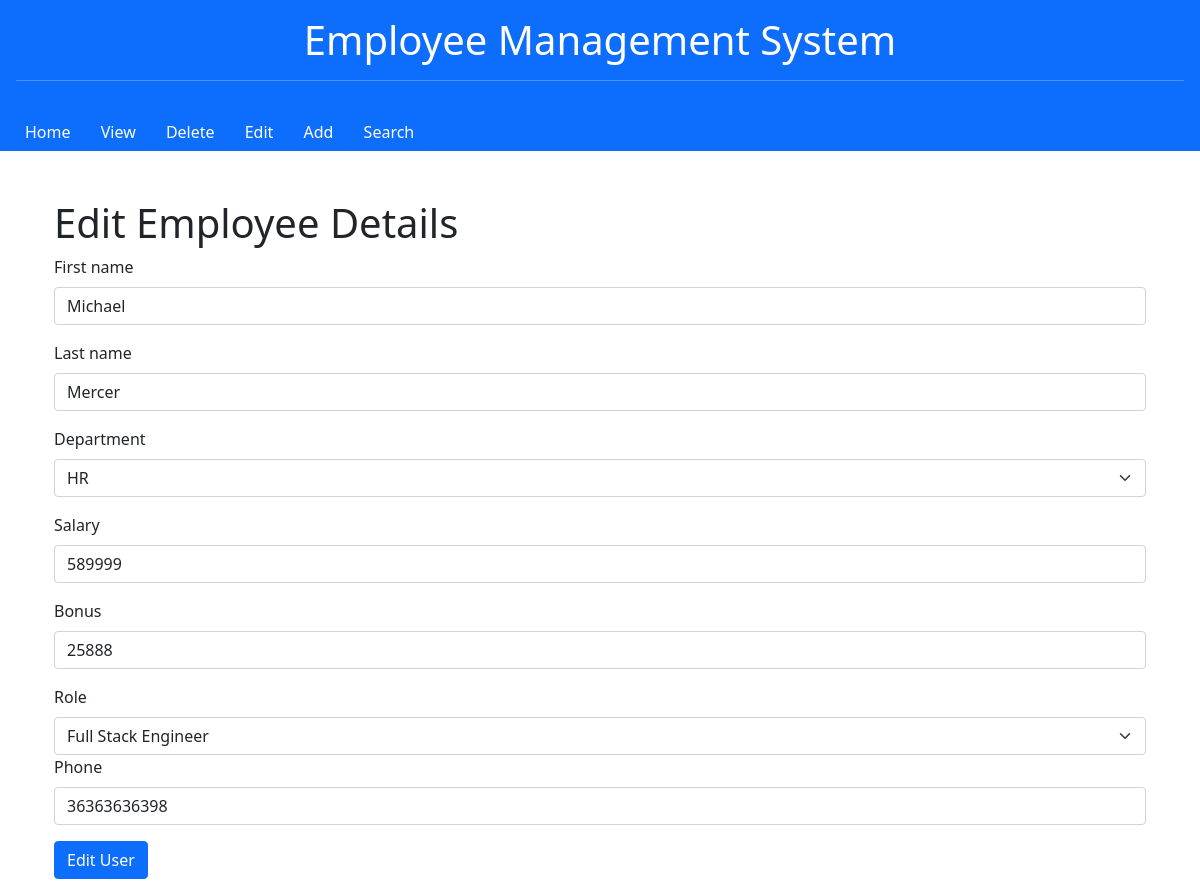
The app's page /edit_emp/3 with its own data.
### emp_app/models.py (models this page shows, shortened)
class Employee(models.Model):
	first_name = models.CharField(max_length=30,null=False)
	last_name = models.CharField(max_length=30)
	dept=models.ForeignKey(Department,on_delete=models.CASCADE)
	salary=models.IntegerField(default=0)
	bonus=models.IntegerField(default=0)
	role=models.ForeignKey(Role,on_delete=models.CASCADE)
	phone=models.IntegerField(default=0)
	hire_date=models.DateField()

class Department(models.Model):
	name=models.CharField(max_length=100,null=False)
	location=models.CharField(max_length=100)

class Role(models.Model):
	name=models.CharField(max_length=100,null=False)

### emp_app/views.py (the view, shortened to what this page needs)
# urls.py: path('edit_emp',views.edit_emp,name='edit_emp'),
def edit_emp(request,emp_id=0):
	if emp_id:
		try:
			emp_to_be_edit=Employee.objects.get(id=emp_id)
			flag=True
			roles=Role.objects.all()
			depts=Department.objects.all()
			context={
			'roles':roles,
			'depts':depts,
			'emp_to_be_edit':emp_to_be_edit,
			'flag':flag
			}
			return render(request, 'edit.html',context)
		except:
			message="Invalid Emp Id"
			context={
			'message':message
			}
			return render(request, 'status.html',context)

### templates/edit.html (shortened to what this page needs)
{% extends 'base.html' %}
{% block content %}
<h1>Edit Employee Details</h1>
{% if flag %}
<div>
{% if emp_to_be_edit %}
<form action="/edit_emp_details/{{emp_to_be_edit.id}}" method="post">
  <div class="mb-3">
    <label for="fn" class="form-label">First name</label>
    <input input type="text"  id="fn" name="fn" value="{{emp_to_be_edit.first_name}}"" class="form-control" >
  </div>
  <div class="mb-3">
    <label for="fn" class="form-label">Last name</label>
    <input input type="text"  id="ln" name="ln" value="{{emp_to_be_edit.last_name}}" class="form-control" >
  </div>
   <div class="mb-3" >
  <label for="fn" class="form-label">Department</label>
<select name='dept' class="form-select" >
  <option value="{{emp_to_be_edit.dept.id}}" selected>{{emp_to_be_edit.dept.name}}</option>
</select>
  </div>
  <div class="mb-3">
    <label for="fn" class="form-label">Salary</label>
    <input input type="text"  id="sal" name="sal" value="{{emp_to_be_edit.salary}}" class="form-control" >
  </div>
  <div class="mb-3">
    <label for="fn" class="form-label">Bonus</label>
    <input input type="text"  id="b" name="b" value="{{emp_to_be_edit.bonus}}" class="form-control" >
  </div>
  <div class="mb-3" >
  <label for="fn" class="form-label">Role</label>
  <select name='role' class="form-select" >
  <option value="{{emp_to_be_edit.role.id}}" selected>{{emp_to_be_edit.role.name}}</option>
</select>
  <div class="mb-3">
    <label for="fn" class="form-label">Phone</label>
    <input input type="text"  name="phone" id="phone" value="{{emp_to_be_edit.phone}}" class="form-control" >
  </div>
  <button type="submit" class="btn btn-primary">Edit User</button>
</form>
{% endif %}
</div>
{% endif  %}
{% endblock %}

### records on screen
Employee: fn "Michael", ln "Mercer", dept "HR", sal "589999", b "25888", role "Full Stack Engineer", phone "36363636398"
